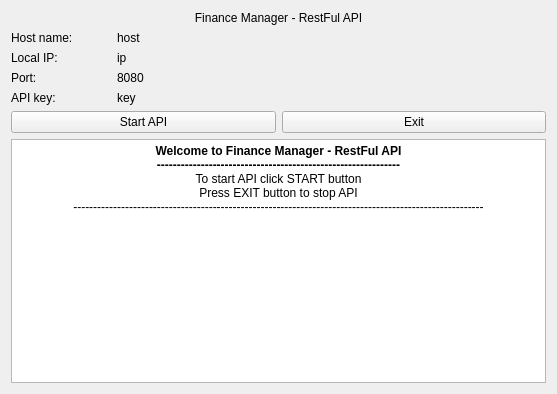
<?xml version="1.0" encoding="UTF-8"?>
<ui version="4.0">
 <class>Form</class>
 <widget class="QWidget" name="Form">
  <property name="geometry">
   <rect>
    <x>0</x>
    <y>0</y>
    <width>557</width>
    <height>394</height>
   </rect>
  </property>
  <property name="windowTitle">
   <string>Form</string>
  </property>
  <layout class="QVBoxLayout" name="verticalLayout_3">
   <item>
    <widget class="QLabel" name="label">
     <property name="styleSheet">
      <string notr="true">font: 700 12pt &quot;Segoe UI&quot;;</string>
     </property>
     <property name="text">
      <string>Finance Manager - RestFul API</string>
     </property>
     <property name="alignment">
      <set>Qt::AlignmentFlag::AlignCenter</set>
     </property>
    </widget>
   </item>
   <item>
    <layout class="QHBoxLayout" name="horizontalLayout">
     <item>
      <layout class="QVBoxLayout" name="verticalLayout">
       <item>
        <widget class="QLabel" name="label_2">
         <property name="maximumSize">
          <size>
           <width>100</width>
           <height>16777215</height>
          </size>
         </property>
         <property name="styleSheet">
          <string notr="true">font: 12pt &quot;Segoe UI&quot;;</string>
         </property>
         <property name="text">
          <string>Host name:</string>
         </property>
        </widget>
       </item>
       <item>
        <widget class="QLabel" name="label_3">
         <property name="maximumSize">
          <size>
           <width>100</width>
           <height>16777215</height>
          </size>
         </property>
         <property name="styleSheet">
          <string notr="true">font: 12pt &quot;Segoe UI&quot;;</string>
         </property>
         <property name="text">
          <string>Local IP:</string>
         </property>
        </widget>
       </item>
       <item>
        <widget class="QLabel" name="label_4">
         <property name="maximumSize">
          <size>
           <width>100</width>
           <height>16777215</height>
          </size>
         </property>
         <property name="styleSheet">
          <string notr="true">font: 12pt &quot;Segoe UI&quot;;</string>
         </property>
         <property name="text">
          <string>Port:</string>
         </property>
        </widget>
       </item>
       <item>
        <widget class="QLabel" name="label_5">
         <property name="maximumSize">
          <size>
           <width>100</width>
           <height>16777215</height>
          </size>
         </property>
         <property name="styleSheet">
          <string notr="true">font: 12pt &quot;Segoe UI&quot;;</string>
         </property>
         <property name="text">
          <string>API key:</string>
         </property>
        </widget>
       </item>
      </layout>
     </item>
     <item>
      <layout class="QVBoxLayout" name="verticalLayout_2">
       <item>
        <widget class="QLabel" name="label_host">
         <property name="styleSheet">
          <string notr="true">font: 12pt &quot;Segoe UI&quot;;</string>
         </property>
         <property name="text">
          <string>host</string>
         </property>
        </widget>
       </item>
       <item>
        <widget class="QLabel" name="label_ip">
         <property name="styleSheet">
          <string notr="true">font: 12pt &quot;Segoe UI&quot;;</string>
         </property>
         <property name="text">
          <string>ip</string>
         </property>
        </widget>
       </item>
       <item>
        <widget class="QLabel" name="label_ip_2">
         <property name="styleSheet">
          <string notr="true">font: 12pt &quot;Segoe UI&quot;;</string>
         </property>
         <property name="text">
          <string>8080</string>
         </property>
        </widget>
       </item>
       <item>
        <widget class="QLabel" name="label_ip_3">
         <property name="styleSheet">
          <string notr="true">font: 12pt &quot;Segoe UI&quot;;</string>
         </property>
         <property name="text">
          <string>key</string>
         </property>
        </widget>
       </item>
      </layout>
     </item>
    </layout>
   </item>
   <item>
    <layout class="QHBoxLayout" name="horizontalLayout_2">
     <item>
      <widget class="QPushButton" name="btn_start_api">
       <property name="text">
        <string>Start API</string>
       </property>
      </widget>
     </item>
     <item>
      <widget class="QPushButton" name="btn_exit">
       <property name="text">
        <string>Exit</string>
       </property>
      </widget>
     </item>
    </layout>
   </item>
   <item>
    <widget class="QTextEdit" name="textEditStatus">
     <property name="enabled">
      <bool>true</bool>
     </property>
     <property name="html">
      <string>&lt;!DOCTYPE HTML PUBLIC &quot;-//W3C//DTD HTML 4.0//EN&quot; &quot;http://www.w3.org/TR/REC-html40/strict.dtd&quot;&gt;
&lt;html&gt;&lt;head&gt;&lt;meta name=&quot;qrichtext&quot; content=&quot;1&quot; /&gt;&lt;meta charset=&quot;utf-8&quot; /&gt;&lt;style type=&quot;text/css&quot;&gt;
p, li { white-space: pre-wrap; }
hr { height: 1px; border-width: 0; }
li.unchecked::marker { content: &quot;\2610&quot;; }
li.checked::marker { content: &quot;\2612&quot;; }
&lt;/style&gt;&lt;/head&gt;&lt;body style=&quot; font-family:'Segoe UI'; font-size:9pt; font-weight:400; font-style:normal;&quot;&gt;
&lt;p align=&quot;center&quot; style=&quot; margin-top:0px; margin-bottom:0px; margin-left:0px; margin-right:0px; -qt-block-indent:0; text-indent:0px;&quot;&gt;&lt;span style=&quot; font-weight:700;&quot;&gt;Welcome to Finance Manager - RestFul API&lt;/span&gt;&lt;/p&gt;
&lt;p align=&quot;center&quot; style=&quot; margin-top:0px; margin-bottom:0px; margin-left:0px; margin-right:0px; -qt-block-indent:0; text-indent:0px;&quot;&gt;&lt;span style=&quot; font-weight:700;&quot;&gt;-------------------------------------------------------------&lt;/span&gt;&lt;/p&gt;
&lt;p align=&quot;center&quot; style=&quot; margin-top:0px; margin-bottom:0px; margin-left:0px; margin-right:0px; -qt-block-indent:0; text-indent:0px;&quot;&gt;To start API click START button&lt;/p&gt;
&lt;p align=&quot;center&quot; style=&quot; margin-top:0px; margin-bottom:0px; margin-left:0px; margin-right:0px; -qt-block-indent:0; text-indent:0px;&quot;&gt;Press EXIT button to stop API&lt;/p&gt;
&lt;p align=&quot;center&quot; style=&quot; margin-top:0px; margin-bottom:0px; margin-left:0px; margin-right:0px; -qt-block-indent:0; text-indent:0px;&quot;&gt;-------------------------------------------------------------------------------------------------------&lt;/p&gt;&lt;/body&gt;&lt;/html&gt;</string>
     </property>
    </widget>
   </item>
  </layout>
 </widget>
 <resources/>
 <connections/>
</ui>
